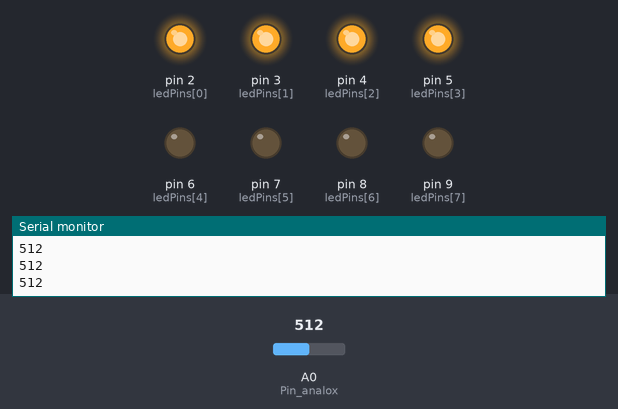
The sketch below on a simulated Arduino Uno, built with avr-gcc and run on an emulated ATmega328P. Shown: output pins drawn as LEDs (lit = HIGH), the last lines printed to the serial monitor. Inputs (shaded band) come from the test bench; at power-on: A0 (Pin_analox) = 512.

Above: at 1.2 s.
1.3 s: A0 (Pin_analox) set to 625
2.8 s: A0 (Pin_analox) set to 653
At 4.0 s:
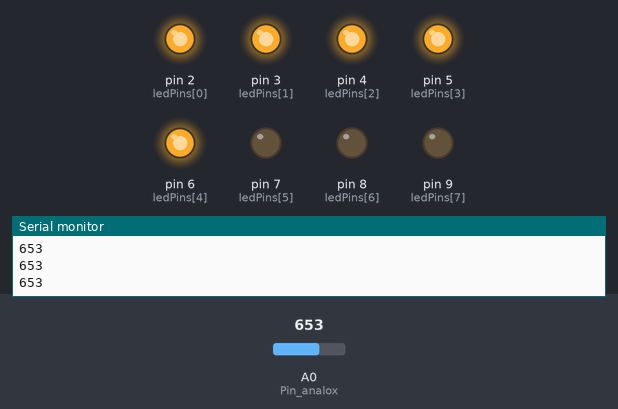
4.3 s: A0 (Pin_analox) set to 749
5.8 s: A0 (Pin_analox) set to 784
At 6.7 s:
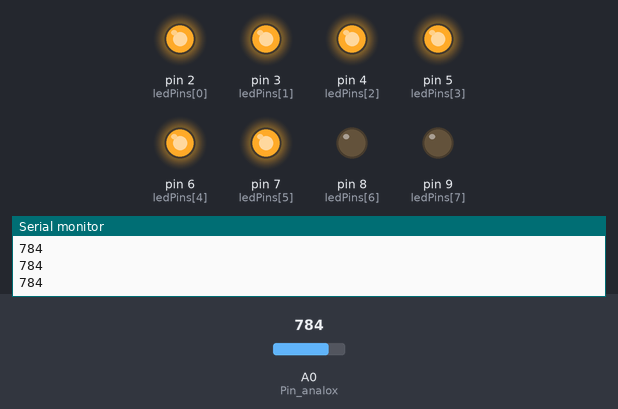
7.3 s: A0 (Pin_analox) set to 879
8.8 s: A0 (Pin_analox) set to 913
At 9.4 s:
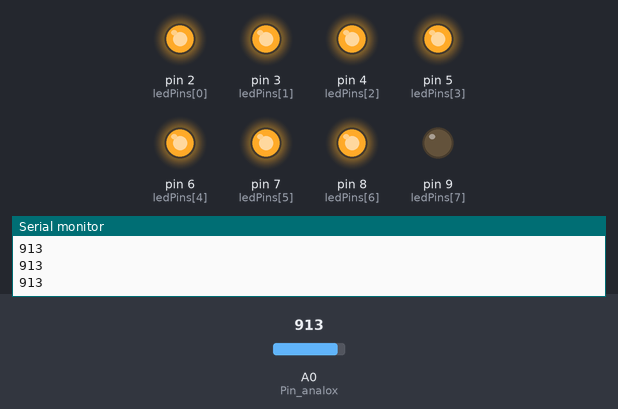
Timing chart, 0 to 11.3 s (numbered marks = the images above; inputs shaded):
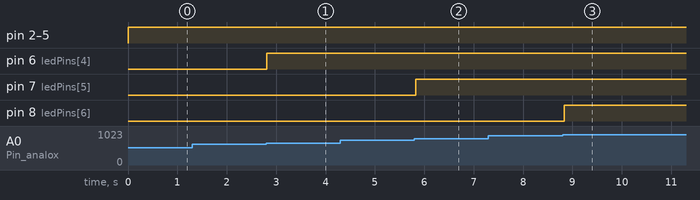

Measured:
- the behaviour switches between 639 and 640 on A0 (Pin_analox) (found by bisection; images 0 and 1)
- the behaviour switches between 767 and 768 on A0 (Pin_analox) (found by bisection; images 1 and 2)
- the behaviour switches between 895 and 896 on A0 (Pin_analox) (found by bisection; images 2 and 3)
- after the input at 2.8 s, pin 6 (ledPins[4]): LOW → HIGH at once
- after the input at 5.8 s, pin 7 (ledPins[5]): LOW → HIGH at once
- after the input at 8.8 s, pin 8 (ledPins[6]): LOW → HIGH at once

The sketch:

Vumetro_1.ino
```cpp
/*  Xabier Rosas
 *  Vumetro con unha barra de 8 leds (a barra ten 10 só usamos 8)
 */
int ledPins[] = {2, 3, 4, 5, 6, 7, 8, 9} ; // pines de saida nunha matriz
int Pin_analox = A0;

boolean LED_pico = false;
int Valor_pico = 0;

void setup()
{
  for (int i = 0; i < 8; i++)
  {
     pinMode(ledPins[i], OUTPUT);
  }
 Serial.begin(9600);
}

void loop()
{
   Valor_pico = 0;

  int sinal = analogRead(Pin_analox);

  int LED_maior = map(sinal, 0, 1023, 0, 8);

    for (int i = 0; i < LED_maior; i++) //Acender os leds ata o valor máis alto
  {
      digitalWrite(ledPins[i], HIGH);

    }

      for (int i = LED_maior+1; i <8; i++) //apagar ata o LED máis alto
      {
      digitalWrite(ledPins[i], LOW);


      }
      //Serial.print("sinal ");
      //Serial.print ("\t");
      Serial.println(sinal);


      /*Serial.print("Led_maior ");
      Serial.print ("\t");
      Serial.println( LED_maior);
  */
  delay(100);
}
```
